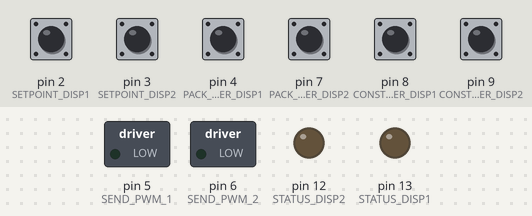
A program run on a simulated Arduino Nano, built with avr-gcc and run on an emulated ATmega328P. Parts: switched loads named in the program (green lamp = pin HIGH), output pins drawn as LEDs (lit = HIGH). The test bench sets the inputs (shaded band); at power-on: pin 2 (SETPOINT_DISP1), pin 3 (SETPOINT_DISP2), pin 4 (PACK_TRIGGER_DISP1), pin 7 (PACK_TRIGGER_DISP2), pin 8 (CONST_TRIGGER_DISP1), pin 9 (CONST_TRIGGER_DISP2) HIGH.

Above: at 1.2 s.
1.3 s: pin 4 (PACK_TRIGGER_DISP1) pulled LOW for 0.15 s
At 2.0 s:
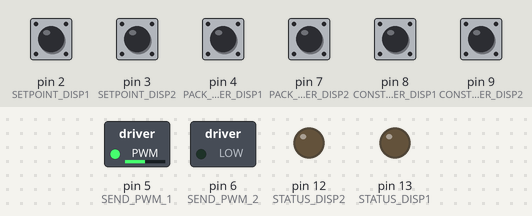
2.9 s: pin 7 (PACK_TRIGGER_DISP2) pulled LOW for 0.15 s
At 3.2 s:
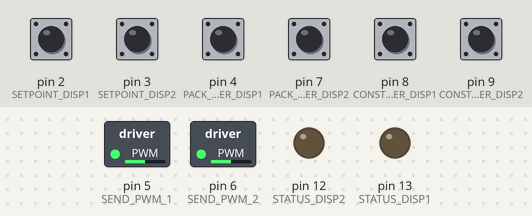
4.5 s: pin 8 (CONST_TRIGGER_DISP1) pulled LOW for 0.15 s
At 5.6 s:
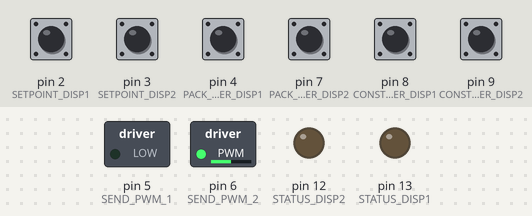
6.1 s: pin 9 (CONST_TRIGGER_DISP2) pulled LOW for 0.15 s
At 7.4 s:
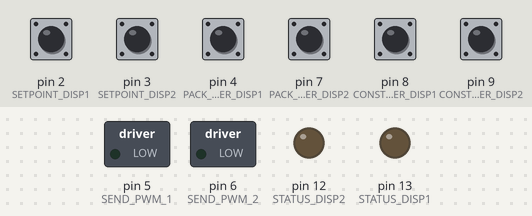
7.7 s: pin 2 (SETPOINT_DISP1) pulsed LOW 5 times (0.12 s each, 0.3 s apart)
At 8.83 s:
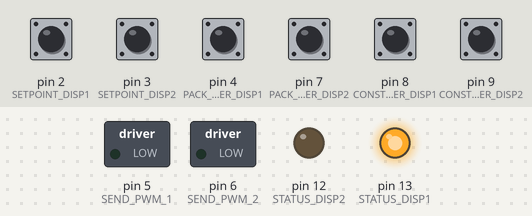
10.7 s: pin 3 (SETPOINT_DISP2) pulsed LOW 5 times (0.12 s each, 0.3 s apart)
At 11.83 s:
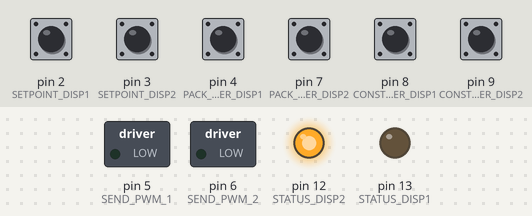
Timing chart, 0 to 13.7 s (numbered marks = the images above; inputs shaded):
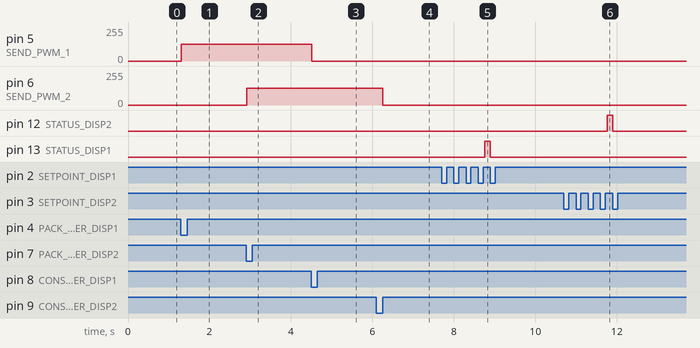

The program:

main.cpp
```cpp
#include "names.h"

/******************* SETUP *******************/
void setup() {

  // ---- Definição dos IO's do Arduino. ----

  pinMode(SETPOINT_DISP1, INPUT_PULLUP);
  pinMode(SETPOINT_DISP2, INPUT_PULLUP);

  // pinMode(SEND_PWM_1, OUTPUT);
  // pinMode(SEND_PWM_2, OUTPUT);

  pinMode(PACK_TRIGGER_DISP1, INPUT_PULLUP);
  pinMode(PACK_TRIGGER_DISP2, INPUT_PULLUP);

  pinMode(CONST_TRIGGER_DISP1, INPUT_PULLUP);
  pinMode(CONST_TRIGGER_DISP2, INPUT_PULLUP);

  pinMode(RESERVE1, INPUT_PULLUP);
  pinMode(RESERVE2, INPUT_PULLUP);

  pinMode(STATUS_DISP1, OUTPUT);
  pinMode(STATUS_DISP2, OUTPUT);

  // Interrompe o ciclo e chama a função de leitura dos pulsos. Dispositivo 1.
  attachInterrupt(digitalPinToInterrupt(SETPOINT_DISP1), SetPoint1 , CHANGE);

  // Interrompe o ciclo e chama a função de leitura dos pulsos. Dispositivo 2.
  attachInterrupt(digitalPinToInterrupt(SETPOINT_DISP2), SetPoint2, CHANGE);

  //----- Lib PinChaged. Transforma um pino em interrupção. -----
  // Interrompe o loop
  attachPinChangeInterrupt(digitalPinToPinChangeInterrupt(PACK_TRIGGER_DISP1), PackTrigger1, FALLING);
  attachPinChangeInterrupt(digitalPinToPinChangeInterrupt(PACK_TRIGGER_DISP2), PackTrigger2, FALLING);

  attachPinChangeInterrupt(digitalPinToPinChangeInterrupt(SEND_PWM_1), SendPWM1, FALLING);
  attachPinChangeInterrupt(digitalPinToPinChangeInterrupt(SEND_PWM_2), SendPWM2, FALLING);

  attachPinChangeInterrupt(digitalPinToPinChangeInterrupt(CONST_TRIGGER_DISP1), ConstantTriggerChange1, CHANGE);
  attachPinChangeInterrupt(digitalPinToPinChangeInterrupt(CONST_TRIGGER_DISP2), ConstantTriggerChange2, CHANGE);

  //Configurações do interrupção por tempo
  Timer1.initialize(2000000);             //Inicializa o Timer1
  Timer1.attachInterrupt(ResetMeasuring); //ResetMeasuring to run every 2 sec

  // Inicia monitor serial.
  Serial.begin(9600);

  // for PWM frequency of 7812.50 Hz PIN D5 and D6
  TCCR0B = ((TCCR0B & B11111000) | B00000010);
}

/******************* LOOP *******************/
void loop() {

  if (status_disp1_toggle){
    digitalWrite(STATUS_DISP1, !digitalRead(STATUS_DISP1));
  }

  if (status_disp2_toggle){
    digitalWrite(STATUS_DISP2, !digitalRead(STATUS_DISP2));
  }

  delay(2000);

}
```

functions.cpp
```cpp
#include "names.h"

/******************* DISPOSITIVO 1 *******************/

// Toda a vez que o CLP enviar pulsos no SETPOINT, verificaremos cada 3 pulso enviado. (Filtro) Dispositivo 1.
void SetPoint1() {

    Timer1.detachInterrupt();
    Timer1.restart();
    Timer1.attachInterrupt(ResetMeasuring);

    if (medicao_disp1 == 0){
        periodos_disp1[0] = micros();
        medicao_disp1++;
        status_disp1_toggle = 0;
        digitalWrite(STATUS_DISP1, LOW);
    } else if (medicao_disp1 == 1){
        periodos_disp1[1] = micros();
        medicao_disp1++;
    }else if (medicao_disp1 == 2){
        periodos_disp1[2] = micros();
        medicao_disp1++;
    }else if (medicao_disp1 == 3){
        periodos_disp1[3] = micros();
        medicao_disp1++;
    }else if (medicao_disp1 == 4){
        periodos_disp1[4] = micros();
        medicao_disp1++;
    }else if (medicao_disp1 == 5){
        periodos_disp1[5] = micros();
        medicao_disp1++;
    }else if(medicao_disp1 == 6){
        periodos_disp1[6] = micros();
        medicao_disp1++;
    }else {
        FilterSetPoint(diferencas_valores1, periodos_disp1, STATUS_DISP1, maximo_valor_disp1, minimo_valor_disp1, 0);
    }
}

// Sinal do CLP avisando que precisa dos pulsos. Dispositivo 1.
void PackTrigger1(){

    disablePinChangeInterrupt(PACK_TRIGGER_DISP1);
    noInterrupts();

    //Filtro para garantir que é um sinal do CLP e não um ruído.
    for(int i = 0; i <= 20; i++){
        if(!digitalRead(PACK_TRIGGER_DISP1)){
            delayMicroseconds(500);
            noises_pack_trigger1 = 0;
        } else{
            noises_pack_trigger1 = 1;
            break;
        }
    }

    enablePinChangeInterrupt(PACK_TRIGGER_DISP1);
    interrupts();

    // Verifica se foi um sinal recente e se não é um ruído para iniciar contagem.
    if(!running_pulses_1 && !noises_pack_trigger1){
        running_pulses_1 = 1;
        analogWrite(SEND_PWM_1, 127);
    }
}

// Função para enviar pulsos pwm para Motor de passo. Dispositivo 1.
void SendPWM1(){

    disablePinChangeInterrupt(PACK_TRIGGER_DISP1);
    noInterrupts();

    // Verifica se os pulsos que já foram enviados.
    if(running_pulses_1){
        pulses_sent_1++;

        if (pulses_sent_1 >= qty_pulses_1){
            analogWrite(SEND_PWM_1, 0);
            running_pulses_1 = 0;
            pulses_sent_1 = 0;
        }

    }

    enablePinChangeInterrupt(PACK_TRIGGER_DISP1);
    interrupts();
}

// Função para enviar pulsos continuous pwm para Motor de passo. Dispositivo 1.
void ConstantTriggerChange1(){

    uint8_t cycle = 0;

    //Filtro para garantir que é um sinal do CLP e não um ruído.
    for(int i = 0; i <= 20; i++){
        if(!digitalRead(CONST_TRIGGER_DISP1)){
            delayMicroseconds(500);
            noises_pack_trigger1 = 0;
        } else{
            noises_pack_trigger1 = 1;
            break;
        }
    }

    if(!digitalRead(CONST_TRIGGER_DISP1) && noises_pack_trigger1){
        cycle = 127;
    }

    analogWrite(SEND_PWM_1, cycle);
}

/******************* DISPOSITIVO 2 *******************/

// Toda a vez que o CLP enviar pulsos no SETPOINT, verificaremos cada 3 pulso enviados. (Filtro) Dispositivo 2.
void SetPoint2(){

    Timer1.detachInterrupt();
    Timer1.restart();
    Timer1.attachInterrupt(ResetMeasuring);

    if (medicao_disp2 == 0){
        periodos_disp2[0] = micros();
        medicao_disp2++;
        status_disp2_toggle = 0;
        digitalWrite(STATUS_DISP2, LOW);
    } else if (medicao_disp2 == 1){
        periodos_disp2[1] = micros();
        medicao_disp2++;
    } else if (medicao_disp2 == 2){
        periodos_disp2[2] = micros();
        medicao_disp2++;
    } else if (medicao_disp2 == 3){
        periodos_disp2[3] = micros();
        medicao_disp2++;
    } else if (medicao_disp2 == 4){
        periodos_disp2[4] = micros();
        medicao_disp2++;
    } else if (medicao_disp2 == 5){
        periodos_disp2[5] = micros();
        medicao_disp2++;
    } else if (medicao_disp2 == 6){
        periodos_disp2[6] = micros();
        medicao_disp2++;
    } else {
        FilterSetPoint(diferencas_valores2, periodos_disp2, STATUS_DISP2, maximo_valor_disp2, minimo_valor_disp2, 1);
    }
}

// Sinal do CLP avisando que precisa dos pulsos. Dispositivo 2.
void PackTrigger2(){
    disablePinChangeInterrupt(PACK_TRIGGER_DISP2);
    noInterrupts();

    //Filtro para garantir que é um sinal do CLP e não um ruído.
    for(int i = 0; i <= 20; i++){
        if(!digitalRead(PACK_TRIGGER_DISP2)){
            delayMicroseconds(500);
            noises_pack_trigger2 = 0;
        } else{
            noises_pack_trigger2 = 1;
            break;
        }
    }

    enablePinChangeInterrupt(PACK_TRIGGER_DISP2);
    interrupts();

    // Verifica se foi um sinal recente e se não é um ruído para iniciar contagem.
    if(!running_pulses_2 && !noises_pack_trigger2){
        running_pulses_2 = 1;
        analogWrite(SEND_PWM_2, 127);
    }
}

// Função para enviar pulsos pwm para Motor de passo. Dispositivo 2.
void SendPWM2(){

    disablePinChangeInterrupt(PACK_TRIGGER_DISP2);
    noInterrupts();

    // Verifica se os pulsos que já foram enviados.
    if(running_pulses_2){
        pulses_sent_2++;

        if (pulses_sent_2 >= qty_pulses_2){
            analogWrite(SEND_PWM_2, 0);
            running_pulses_2 = 0;
            pulses_sent_2 = 0;
        }

    }

    enablePinChangeInterrupt(PACK_TRIGGER_DISP2);
    interrupts();
}

// Função para enviar pulsos continuous pwm para Motor de passo. Dispositivo 2.
void ConstantTriggerChange2(){
    uint8_t cycle = 0;

    //Filtro para garantir que é um sinal do CLP e não um ruído.
    for(int i = 0; i <= 20; i++){
        if(!digitalRead(CONST_TRIGGER_DISP2)){
            delayMicroseconds(500);
            noises_pack_trigger2 = 0;
        } else{
            noises_pack_trigger2 = 1;
            break;
        }
    }

    if(!digitalRead(CONST_TRIGGER_DISP2) && !noises_pack_trigger2){
        cycle = 127;
    }

    analogWrite(SEND_PWM_2, cycle);
}

/******************* AMBOS DISPOSITIVOS *******************/

//Filtro de leitura de pulsos. chooseDisp1or2 -> Disp1 = 0. Disp2 = 1.
void FilterSetPoint(unsigned long dif[6], unsigned long period[6], int pin, float val_max, float val_min, bool chooseDisp1or2){

    // Calcula de diferenças dos periodos dos pulsos de subida e descida para saber o tempo a prox. dos de pulsos.
    dif[0] = period[1] - period[0];
    dif[1] = period[2] - period[1];
    dif[2] = period[3] - period[2];
    dif[3] = period[4] - period[3];
    dif[4] = period[5] - period[4];
    dif[5] = period[6] - period[5];

    //Calculo para descobrir valor máximo e minino de pulso recebido.
    val_max = dif[0];
    val_min = dif[0];

    for (int i = 0; i < 5; i++){
        if(dif[i] < val_min){
            val_min = dif[i];
        }
        if(dif[i] > val_max){
            val_max = dif[i];
        }
    }

    //Calcula porcentagem de tolerância para garantir recebimento de pulsos correto.
    if((val_min/val_max) >= TOLERANCE){
        //Se for dispositivo 1
        if(!chooseDisp1or2) {

            //Calcula a média das dos pulsos recebidos (alteração no PWM faz com que todos os tempos fossem diminuidos 8 vezes)
            val_average_dif1 = (dif[0] + dif[1] + dif[2] + dif[3] + dif[4] + dif[5]) / 48;

            // Calculo para garantir que a das diferenças estejam dentro da tolerância máxima e mínina. Se são pulsos previstos para a aplicação.
            if ((val_average_dif1 > (SCALE_IN_DIF_MIN - SCALE_IN_TOLERANCE)) && (val_average_dif1 < (SCALE_IN_DIF_MAX + SCALE_IN_TOLERANCE))){

                status_disp1_toggle = 0;
                digitalWrite(pin, HIGH);

                // Calculo para calcular os pulsos enviados do disp1.
                qty_pulses_1 = (int)((float)((float)((float)val_average_dif1 - (float)SCALE_IN_DIF_MIN) / (float)((float)SCALE_IN_DIF_MAX - (float)SCALE_IN_DIF_MIN)) * (float)((float)SCALE_OUT_DIF_MAX - (float)SCALE_OUT_DIF_MIN) + (float)SCALE_OUT_DIF_MIN);

            }else{
                medicao_disp1 = 0;
                status_disp1_toggle = 1;
            }
        }
        // Se for dispositivo 2.
        else{

            //Calcula a média das dos pulsos recebidos (alteração no PWM faz com que todos os tempos fossem diminuidos 8 vezes)
            val_average_dif2 = (dif[0] + dif[1] + dif[2] + dif[3] + dif[4] + dif[5]) / 48;

            // Calculo para garantir que a das diferenças estejam dentro da tolerância máxima e mínina. Se são pulsos previstos para a aplicação.
            if ((val_average_dif2 > (SCALE_IN_DIF_MIN - SCALE_IN_TOLERANCE)) && (val_average_dif2 < (SCALE_IN_DIF_MAX + SCALE_IN_TOLERANCE))){

                status_disp2_toggle = 0;
                digitalWrite(pin, HIGH);

                // Calculo para calcular os pulsos enviados do disp1.
                qty_pulses_2 = (int)((float)((float)((float)val_average_dif2 - (float)SCALE_IN_DIF_MIN) / (float)((float)SCALE_IN_DIF_MAX - (float)SCALE_IN_DIF_MIN)) * (float)((float)SCALE_OUT_DIF_MAX - (float)SCALE_OUT_DIF_MIN) + (float)SCALE_OUT_DIF_MIN);

            }else{
                medicao_disp2 = 0;
                status_disp2_toggle = 1;
            }
        }
    }
    else{
        if(!chooseDisp1or2) {
            medicao_disp1 = 0;
            status_disp1_toggle = 1;
        }
        else{
            medicao_disp2 = 0;
            status_disp2_toggle = 1;
        }
    }
}

//Reset a contagem para possível recontagem de pulsos do CLP.
void ResetMeasuring(){
    medicao_disp1 = 0;
    medicao_disp2 = 0;
}
```

global.cpp
```cpp
#include "names.h"

/******************* VARIÁVEIS GLOBAIS *******************/

// Variável p/ auxiliar no estágio de medição. Sendo nº impares para borda subida e nº pares para borda descida.
uint8_t medicao_disp1 = 0;
uint8_t medicao_disp2 = 0;

// Variável p/ Armazena o tempo (micro) enviado pelo CLP, tanto na borta de subida como descida.
unsigned long periodos_disp1[7]{0, 0, 0, 0, 0, 0, 0};
unsigned long periodos_disp2[7]{0, 0, 0, 0, 0, 0, 0};

// Variável p/ Armazena a diferença dos valores da borda de subida e descida.
unsigned long diferencas_valores1[6]{0,0,0,0,0,0};
unsigned long diferencas_valores2[6]{0,0,0,0,0,0};

// Valores máximos e minimos das diferenças de periodos Dispositivo 1.
float minimo_valor_disp1 = 0;
float maximo_valor_disp1 = 0;

// Valores máximos e minimos das diferenças de periodos Dispositivo 2.
float minimo_valor_disp2 = 0;
float maximo_valor_disp2 = 0;

// Média dos pulsos enviados pelo CLP.
unsigned long long val_average_dif1 = 0;
unsigned long long val_average_dif2 = 0;

// Sinal de falha no recebimento dos pulsos.
byte status_disp1_toggle = 0;
byte status_disp2_toggle = 0;

// Armazena a qtd de pulsos que devemos enviar para o motor de passo depois.
uint16_t qty_pulses_1 = 15;
uint16_t qty_pulses_2 = 18;

// Verificador de pulsos enviados para o Motor de Passo.
uint16_t pulses_sent_1 = 0;
uint16_t pulses_sent_2 = 0;

// Validação para saber que os pulsos já estão sendo enviados.
bool running_pulses_1 = 0;
bool running_pulses_2 = 0;

// Variável para verificação de ruídos na chamada de um pacote de pulsos.
bool noises_pack_trigger1 = 0;
bool noises_pack_trigger2 = 0;
```

names.h
```cpp
#ifndef NOMES_H_ALKDSADFGDFGJFLIAWUEFKJSDFL_    /* Para evitar reinclusão do arquivo header */
#define NOMES_H_ALKDSADFGDFGJFLIAWUEFKJSDFL_

/******************* BIBLIOTECAS *******************/

#include <Arduino.h>                    // Lib padrão do Arduino.
#include "TimerOne.h"                   // Lib para interrupção por tempo.
#include "PinChangeInterrupt.h"         // Lib para transformar alguns pins em interrupção.

/******************* DEFINIÇÕES *******************/

// IO's do arduino
#define SETPOINT_DISP1          2       // I D02
#define SETPOINT_DISP2          3       // I D03
#define PACK_TRIGGER_DISP1      4       // I D04
#define SEND_PWM_1              5       // O D05
#define SEND_PWM_2              6       // O D06
#define PACK_TRIGGER_DISP2      7       // I D07
#define CONST_TRIGGER_DISP1     8       // I D08
#define CONST_TRIGGER_DISP2     9       // I D09
#define RESERVE1                10      // I D10
#define RESERVE2                11      // I D11
#define STATUS_DISP1            13      // O D13
#define STATUS_DISP2            12      // O D12

//Definições de ciclo
#define TOLERANCE               0.9     // Define uma tolerância dos ruídos dos sinais enviados pelo CLP.
#define READING_TIME_RESET      2000    // Tempo minino para resetar medição.

#define SCALE_IN_DIF_MIN        100000  // Define a diferencia minima de pulso recebidas.
#define SCALE_IN_DIF_MAX        300000  // Define a diferencia maxima de pulso recebidas.
#define SCALE_OUT_DIF_MIN       1000    // Define a diferencia minima de pulso p/ enviar.
#define SCALE_OUT_DIF_MAX       120     // Define a diferencia maxima de pulso p/ enviar.
#define SCALE_IN_TOLERANCE      5000    // Define uma tolerância para os 4 #defines anteriores.


/******************* FUNÇÕES *******************/

// Função salva sinais de pulso enviados pelo CLP do Disp1 e Disp2
void SetPoint1();
void SetPoint2();

// Função para filtro de pulsos enviados pelo CLP.
void FilterSetPoint(unsigned long dif[], unsigned long period[], int pin, float val_max, float val_min, bool chooseDisp1or2);

//Função para reset da contagem de medição.
void ResetMeasuring();

// Função que recebe aviso para enviar pacote de trigger.
void PackTrigger1();
void PackTrigger2();

// Função para enviar pacote de trigger ao CLP.
void SendPWM1();
void SendPWM2();

// Função para enviar pacote de trigger constante ao CLP.
void ConstantTriggerChange1();
void ConstantTriggerChange2();

// Função principal
void setup();
void loop();

/******************* VARIÁVEIS *******************/

// Faz a medição das bordas de subida e descida. Sendo impares subida e pares descida.
extern uint8_t medicao_disp1;
extern uint8_t medicao_disp2;

// Armazena os valores que vieram nas bordas de subida e descida no array. SetPoint.
extern unsigned long periodos_disp1[];
extern unsigned long periodos_disp2[];

// Armazena o calculo das diferenças de periodos de pulsos enviados pelo clp. SetPoint.
extern unsigned long diferencas_valores1[];
extern unsigned long diferencas_valores2[];

// Valores máximos e minimos das diferenças de periodos Dispositivo 1.
extern float minimo_valor_disp1;
extern float maximo_valor_disp1;

// Valores máximos e minimos das diferenças de periodos Dispositivo 2.
extern float minimo_valor_disp2;
extern float maximo_valor_disp2;

// Variável para sinalizar falha no sinal.
extern byte status_disp1_toggle;
extern byte status_disp2_toggle;

// Variável para armazenar média das diferenças de sinais enviados pelo CLP.
extern unsigned long long val_average_dif1;
extern unsigned long long val_average_dif2;

// Variável para armazenar quatidade de pulsos que deve-se enviar para o motor de passo.
extern uint16_t qty_pulses_1;
extern uint16_t qty_pulses_2;

// Verificador de pulsos enviados para o Motor de Passo.
extern uint16_t pulses_sent_1;
extern uint16_t pulses_sent_2;

// Validação para saber se pode iniciar envio de pulsos.
extern bool running_pulses_1;
extern bool running_pulses_2;

// Variável para verificação de ruídos na chamada de um pacote de pulsos.
extern bool noises_pack_trigger1;
extern bool noises_pack_trigger2;

#endif
```

Measured:
- after the input at 1.3 s, pin 5 (SEND_PWM_1): 0/255 → 127/255 at once
- after the input at 2.9 s, pin 6 (SEND_PWM_2): 0/255 → 127/255 at once
- after the input at 4.5 s, pin 5 (SEND_PWM_1): 127/255 → 0/255 at once
- after the input at 6.1 s, pin 6 (SEND_PWM_2): 127/255 → 0/255 after 0.15 s
- after the input at 7.7 s, pin 13 (STATUS_DISP1): LOW → HIGH after 1.1 s, → LOW 0.14 s later
- after the input at 10.7 s, pin 12 (STATUS_DISP2): LOW → HIGH after 1.1 s, → LOW 0.14 s later
